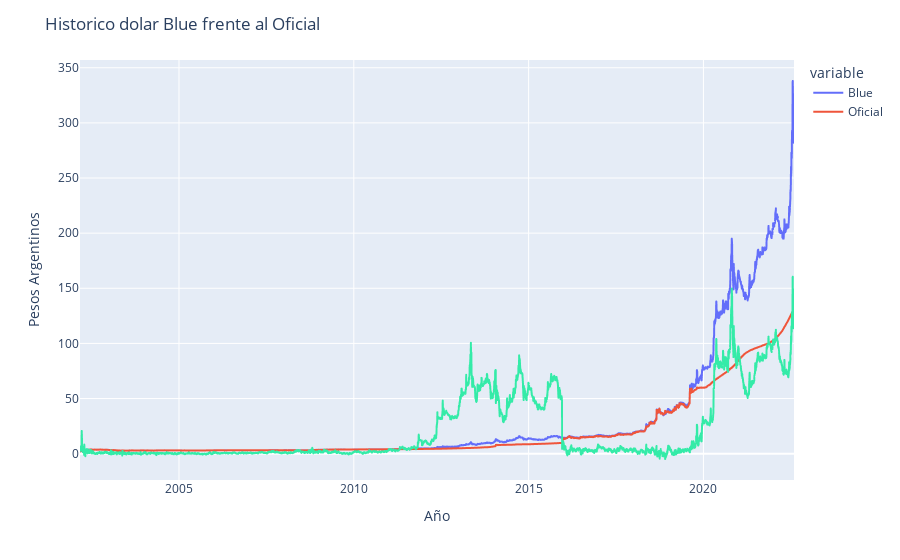

Source (notebook cell):
### Code cell
fig.show()

### Figure 1 — Plotly figure (JSON) as saved in the notebook; plotly's stock layout.template omitted (floating-point values rounded to 4 significant figures; data arrays with more than 128 entries replaced by an {"elided": "..."} marker saying what was removed)
{"data": [{"customdata": {"elided": "5010x1 str values"}, "hovertemplate": "<b>Pesos:</b> %{y} <b>Fecha:</b> %{x} <b>Evento:</b> %{customdata[0]}", "legendgroup": "Blue", "line": {"color": "#636efa", "dash": "solid"}, "marker": {"symbol": "circle"}, "mode": "lines", "name": "Blue", "showlegend": true, "type": "scattergl", "x": {"elided": "5010 str values"}, "xaxis": "x", "y": {"elided": "5010 float values"}, "yaxis": "y"}, {"customdata": {"elided": "5010x1 str values"}, "hovertemplate": "<b>Pesos:</b> %{y} <b>Fecha:</b> %{x} <b>Evento:</b> %{customdata[0]}", "legendgroup": "Oficial", "line": {"color": "#EF553B", "dash": "solid"}, "marker": {"symbol": "circle"}, "mode": "lines", "name": "Oficial", "showlegend": true, "type": "scattergl", "x": {"elided": "5010 str values"}, "xaxis": "x", "y": {"elided": "5010 float values"}, "yaxis": "y"}, {"hovertemplate": "<b>Brecha:</b> %{y} %", "legendgroup": "", "line": {"color": "#34eba8", "dash": "solid"}, "marker": {"symbol": "circle"}, "mode": "lines", "name": "", "showlegend": false, "type": "scattergl", "x": {"elided": "5010 str values"}, "xaxis": "x", "y": {"elided": "5010 float values"}, "yaxis": "y"}], "layout": {"hovermode": "x unified", "legend": {"title": {"text": "variable"}, "tracegroupgap": 0}, "margin": {"t": 60}, "title": {"text": "Historico dolar Blue frente al Oficial"}, "xaxis": {"anchor": "y", "domain": [0, 1], "title": {"text": "Año"}}, "yaxis": {"anchor": "x", "domain": [0, 1], "title": {"text": "Pesos Argentinos"}}}}
